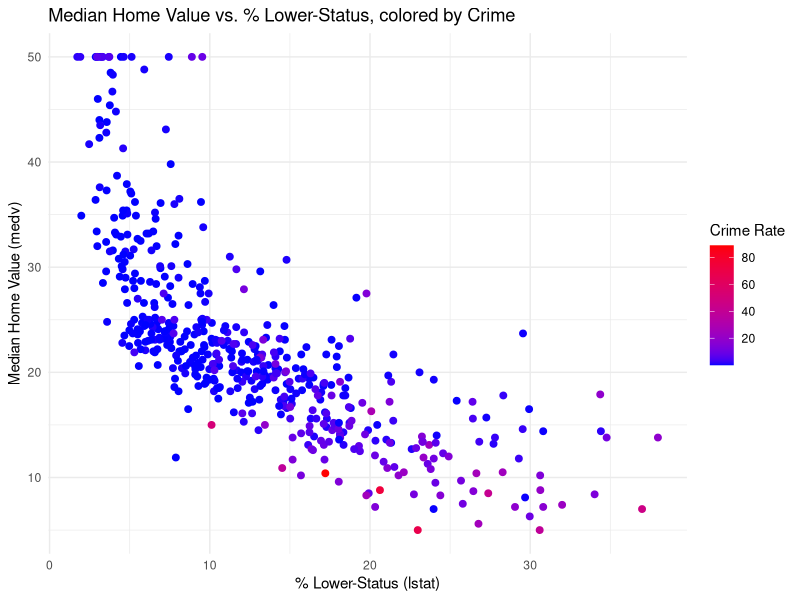

Reproduce this figure in R.
## ---- chunk 1
knitr::opts_chunk$set(echo = TRUE)
## ---- chunk 2
library(MASS)
Boston

library(ggplot2)
## ---- chunk 3
ggplot(Boston, aes(x = lstat, y = medv, color = crim)) +
  geom_point(size = 2) +
  scale_color_gradient(low = "blue", high = "red") +
  labs(title = "Median Home Value vs. % Lower-Status, colored by Crime",
       x     = "% Lower-Status (lstat)",
       y     = "Median Home Value (medv)",
       color = "Crime Rate") +
  theme_minimal()
